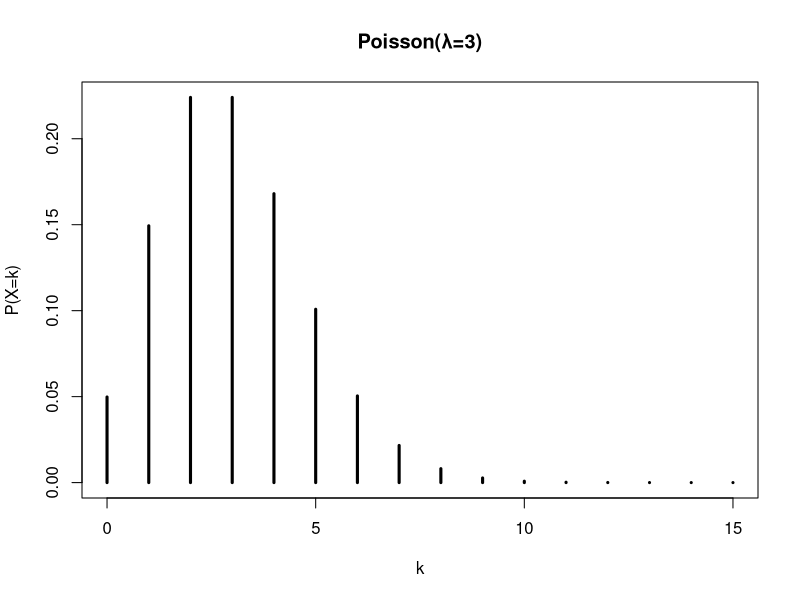
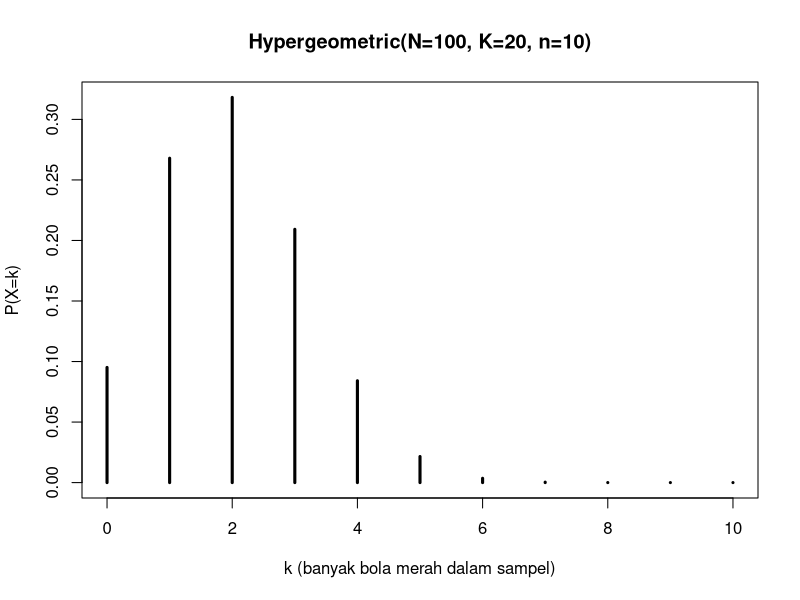
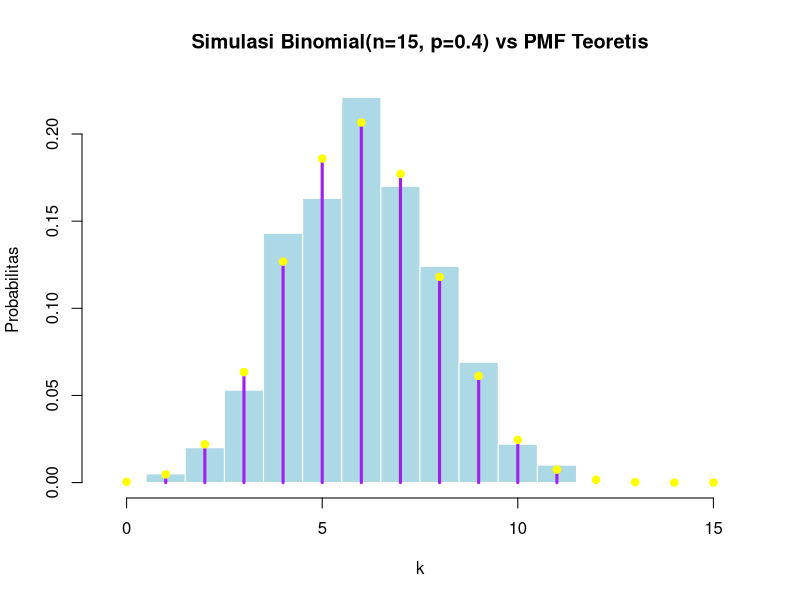

Recreate these plots in R, in order.
# 1. Jika rata-rata pelanggan datang ke toko adalah 3 orang per jam, modelkan dengan Poisson dan hitung P(X≥5)
lambda <- 3          # rata-rata pelanggan per jam
x <- 0:15
pmf <- dpois(x, lambda)
plot(x, pmf, type='h', lwd=3,
     main='Poisson(λ=3)', xlab='k', ylab='P(X=k)')

# P(X >= 5) = 1 - P(X <= 4)
p_5 <- 1 - ppois(4, lambda)
p_5

# Verifikasi dengan jumlah manual PMF
sum(dpois(5:15, lambda))

# 2. Dari 100 bola (20 berwarna merah), diambil 10 tanpa pengembalian. Modelkan jumlah bola merah yang diambil dengan distribusi yang tepat
N <- 100    # ukuran populasi
K <- 20     # jumlah sukses di populasi (bola merah)
n <- 10     # ukuran sampel

# Domain k
k <- seq(from = max(0, n + K - N), to = min(n, K))

# PMF: P(X = k)
pmf <- dhyper(k, m = K, n = N - K, k = n)
data.frame(k = k, P = pmf)

# Plot PMF
plot(k, pmf, type = "h", lwd = 3,
     main = paste0("Hypergeometric(N=",N,", K=",K,", n=",n,")"),
     xlab = "k (banyak bola merah dalam sampel)", ylab = "P(X=k)")

# Ekspektasi teoretis
n * K / N

# Variansi teoretis
n * K/N * (1 - K/N) * ((N - n)/(N - 1))

# Simulasi
set.seed(2025)
m <- 10000
samp <- rhyper(m, m = K, n = N - K, k = n)
mean(samp)   # ≈ 2
var(samp)    # ≈ teori

# 3. Simulasikan 1.000 percobaan Binomial (n=15,p=0.4) dan bandingkan histogram hasil simulasi dengan PMF teoretis.
set.seed(2025)
n <- 15; p <- 0.4
x <- 0:n
pmf <- dbinom(x, size=n, prob=p)
cdf <- pbinom(x, size=n, prob=p)

# Simulasi 1000 percobaan
m <- 1000
samp <- rbinom(m, size=n, prob=p)

# Histogram hasil simulasi (densitas) + PMF teoretis
hist(samp, breaks = seq(-0.5, n+0.5, by=1), probability = TRUE,
     col = "lightblue", border = "white",
     main = "Simulasi Binomial(n=15, p=0.4) vs PMF Teoretis",
     xlab = "k", ylab = "Probabilitas")

# Overlay PMF teoretis
lines(x, pmf, type = "h", lwd = 3, col = "purple")
points(x, pmf, pch = 19, col = "yellow")

# Bandingkan frekuensi relatif simulasi dengan PMF teoretis
freq_rel <- table(samp) / m
data.frame(k = as.numeric(names(freq_rel)),
           simulasi = as.numeric(freq_rel),
           teoretis = dbinom(as.numeric(names(freq_rel)), size=n, prob=p))

# Statistik simulasi vs teori
mean(samp)      # ≈ n*p = 6
var(samp)       # ≈ n*p*(1-p) = 3.6
n * p
n * p * (1 - p)
